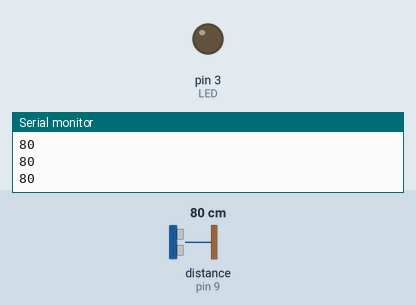
The sketch below on a simulated Arduino Uno, built with avr-gcc and run on an emulated ATmega328P. On the bench: output pins drawn as LEDs (lit = HIGH), the last lines printed to the serial monitor. Wiring (inferred from the names in the program): ultrasonic range finder: trigger pin 10; echo pin 9. Dashed ring = blinking. The test bench sets the inputs (shaded band); at power-on: distance to the obstacle (sensor on pin 9) 80 cm. The echo pulse lasts 58.3 µs per cm; pins used as bus, display or sensor lines are not drawn.

Above: at 1.2 s.
1.3 s: distance to the obstacle (sensor on pin 9) set to 23 cm
2.8 s: distance to the obstacle (sensor on pin 9) set to 18 cm
At 3.24 s:
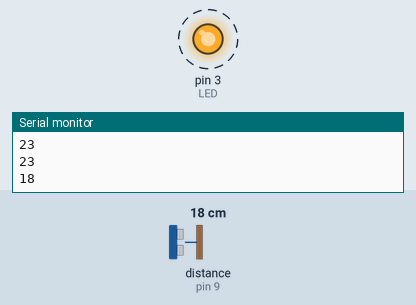
5.8 s: distance to the obstacle (sensor on pin 9) set to 35 cm
At 5.97 s:
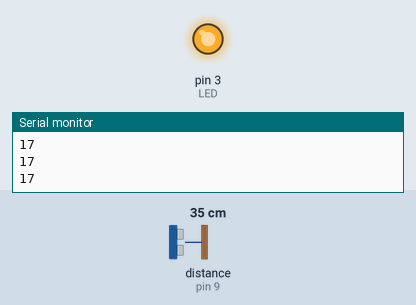
7.3 s: distance to the obstacle (sensor on pin 9) set to 17 cm
At 7.73 s:
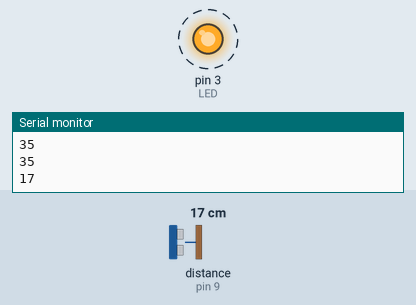
Timing chart, 0 to 11.3 s (numbered marks = the images above; inputs shaded):
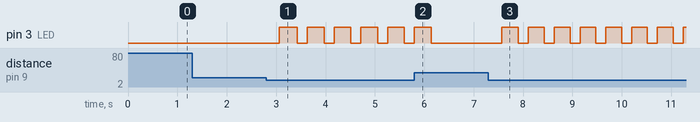

Measured:
- the behaviour switches between 21 and 20 cm on distance to the obstacle (sensor on pin 9) (found by bisection; images 0 and 1)
- after the input at 2.8 s, pin 3 (LED): alternates HIGH for 0.34 s and LOW for 0.20 s, starting after 0.27 s
- after the input at 5.8 s, pin 3 (LED): goes on until 6.1 s, then stays LOW
- after the input at 7.3 s, pin 3 (LED): alternates HIGH for 0.32 s and LOW for 0.20 s, starting after 0.27 s

The sketch:

sensorProximidadyLED.ino
```cpp
int TRIG = 10;
int ECO = 9;
int LED = 3;
int DURACION;
int DISTANCIA;

  void setup (){
  pinMode(ECO,INPUT);
  pinMode(TRIG,OUTPUT);
  pinMode(LED,OUTPUT);
  Serial.begin(9600);
}

void loop(){
  digitalWrite(TRIG, HIGH);
  delay (1);
  digitalWrite(TRIG, LOW);
  DURACION = pulseIn (ECO, HIGH);
  DISTANCIA = DURACION / 58.2;
  Serial.println(DISTANCIA);
  delay(200);

  if(DISTANCIA <= 20 && DISTANCIA >= 0){
    digitalWrite(LED, HIGH);
    delay(DISTANCIA *20);
    digitalWrite(LED, LOW);
  }
}
```
